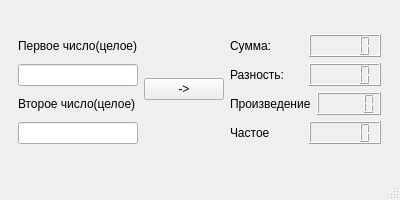
<?xml version="1.0" encoding="UTF-8"?>
<ui version="4.0">
 <class>MainWindow</class>
 <widget class="QMainWindow" name="MainWindow">
  <property name="geometry">
   <rect>
    <x>0</x>
    <y>0</y>
    <width>400</width>
    <height>200</height>
   </rect>
  </property>
  <property name="windowTitle">
   <string>MainWindow</string>
  </property>
  <widget class="QWidget" name="centralwidget">
   <layout class="QVBoxLayout" name="verticalLayout_6">
    <item>
     <spacer name="verticalSpacer_3">
      <property name="orientation">
       <enum>Qt::Vertical</enum>
      </property>
      <property name="sizeHint" stdset="0">
       <size>
        <width>20</width>
        <height>40</height>
       </size>
      </property>
     </spacer>
    </item>
    <item>
     <layout class="QHBoxLayout" name="horizontalLayout_5">
      <item>
       <spacer name="horizontalSpacer_2">
        <property name="orientation">
         <enum>Qt::Horizontal</enum>
        </property>
        <property name="sizeHint" stdset="0">
         <size>
          <width>40</width>
          <height>20</height>
         </size>
        </property>
       </spacer>
      </item>
      <item>
       <layout class="QVBoxLayout" name="verticalLayout_4">
        <item>
         <layout class="QVBoxLayout" name="verticalLayout_2">
          <item>
           <widget class="QLabel" name="label">
            <property name="text">
             <string>Первое число(целое)</string>
            </property>
           </widget>
          </item>
          <item>
           <widget class="QLineEdit" name="lineEdit"/>
          </item>
         </layout>
        </item>
        <item>
         <layout class="QVBoxLayout" name="verticalLayout">
          <item>
           <widget class="QLabel" name="label_2">
            <property name="text">
             <string>Второе число(целое)</string>
            </property>
           </widget>
          </item>
          <item>
           <widget class="QLineEdit" name="lineEdit_2"/>
          </item>
         </layout>
        </item>
       </layout>
      </item>
      <item>
       <layout class="QVBoxLayout" name="verticalLayout_5">
        <item>
         <spacer name="verticalSpacer">
          <property name="orientation">
           <enum>Qt::Vertical</enum>
          </property>
          <property name="sizeHint" stdset="0">
           <size>
            <width>20</width>
            <height>40</height>
           </size>
          </property>
         </spacer>
        </item>
        <item>
         <widget class="QPushButton" name="pushButton">
          <property name="text">
           <string>-&gt;</string>
          </property>
         </widget>
        </item>
        <item>
         <spacer name="verticalSpacer_2">
          <property name="orientation">
           <enum>Qt::Vertical</enum>
          </property>
          <property name="sizeHint" stdset="0">
           <size>
            <width>20</width>
            <height>40</height>
           </size>
          </property>
         </spacer>
        </item>
       </layout>
      </item>
      <item>
       <layout class="QVBoxLayout" name="verticalLayout_3">
        <item>
         <layout class="QHBoxLayout" name="horizontalLayout">
          <item>
           <widget class="QLabel" name="label_3">
            <property name="text">
             <string>Сумма:</string>
            </property>
           </widget>
          </item>
          <item>
           <widget class="QLCDNumber" name="lcdNumber"/>
          </item>
         </layout>
        </item>
        <item>
         <layout class="QHBoxLayout" name="horizontalLayout_2">
          <item>
           <widget class="QLabel" name="label_4">
            <property name="text">
             <string>Разность:</string>
            </property>
           </widget>
          </item>
          <item>
           <widget class="QLCDNumber" name="lcdNumber_2"/>
          </item>
         </layout>
        </item>
        <item>
         <layout class="QHBoxLayout" name="horizontalLayout_3">
          <item>
           <widget class="QLabel" name="label_5">
            <property name="text">
             <string>Произведение</string>
            </property>
           </widget>
          </item>
          <item>
           <widget class="QLCDNumber" name="lcdNumber_3"/>
          </item>
         </layout>
        </item>
        <item>
         <layout class="QHBoxLayout" name="horizontalLayout_4">
          <item>
           <widget class="QLabel" name="label_6">
            <property name="text">
             <string>Частое</string>
            </property>
           </widget>
          </item>
          <item>
           <widget class="QLCDNumber" name="lcdNumber_4"/>
          </item>
         </layout>
        </item>
       </layout>
      </item>
      <item>
       <spacer name="horizontalSpacer">
        <property name="orientation">
         <enum>Qt::Horizontal</enum>
        </property>
        <property name="sizeHint" stdset="0">
         <size>
          <width>40</width>
          <height>20</height>
         </size>
        </property>
       </spacer>
      </item>
     </layout>
    </item>
    <item>
     <spacer name="verticalSpacer_4">
      <property name="orientation">
       <enum>Qt::Vertical</enum>
      </property>
      <property name="sizeHint" stdset="0">
       <size>
        <width>20</width>
        <height>40</height>
       </size>
      </property>
     </spacer>
    </item>
   </layout>
  </widget>
  <widget class="QMenuBar" name="menubar">
   <property name="geometry">
    <rect>
     <x>0</x>
     <y>0</y>
     <width>400</width>
     <height>26</height>
    </rect>
   </property>
  </widget>
  <widget class="QStatusBar" name="statusbar"/>
 </widget>
 <resources/>
 <connections/>
</ui>
